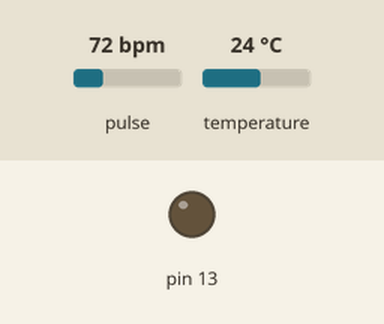
A sketch run on a simulated Arduino Uno, built with avr-gcc and run on an emulated ATmega328P. Shown: output pins drawn as LEDs (lit = HIGH). The test bench sets the inputs (shaded band); at power-on: pulse 72 bpm, temperature 24 °C. What the sketch prints to the serial monitor is not drawn.

Above: at 0.1 s.
At 1.9 s:
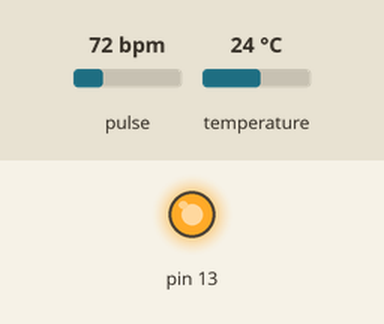
Timing chart, 0 to 3.4 s (numbered marks = the images above):
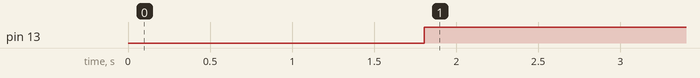

The sketch:

temp_pulse.ino
```cpp
#define USE_ARDUINO_INTERRUPTS true
#include <OneWire.h>
#include <DallasTemperature.h>
#include <PulseSensorPlayground.h>
#include <SoftwareSerial.h>
SoftwareSerial ArduinoUno(3,2);

//variable for temperature sensor
int temp_sensor = 5;       // Pin DS18B20 Sensor is connected to

float temperature = 0;      //Variable to store the temperature in
int lowerLimit = 34;      //define the lower threshold for the temperature
int upperLimit = 38;      //define the upper threshold for the temperature

//  Variables
const int PulseWire = 0;       // PulseSensor PURPLE WIRE connected to ANALOG PIN 0
const int LED13 = 13;          // The on-board Arduino LED, close to PIN 13.
int Threshold = 550;           // Determine which Signal to "count as a beat" and which to ignore.
                               // Use the "Gettting Started Project" to fine-tune Threshold Value beyond default setting.
                               // Otherwise leave the default "550" value.
float maxi = 0;

OneWire oneWirePin(temp_sensor);
PulseSensorPlayground pulseSensor;  // Creates an instance of the PulseSensorPlayground object called "pulseSensor"

DallasTemperature sensors(&oneWirePin);


void setup() {
  // put your setup code here, to run once:
  Serial.begin(9600);
  sensors.begin();
  ArduinoUno.begin(4800);

  // Configure the PulseSensor object, by assigning our variables to it.
  pulseSensor.analogInput(PulseWire);
  pulseSensor.blinkOnPulse(LED13);       //auto-magically blink Arduino's LED with heartbeat.
  pulseSensor.setThreshold(Threshold);

  // Double-check the "pulseSensor" object was created and "began" seeing a signal.
   if (pulseSensor.begin()) {
    Serial.println("We created a pulseSensor Object !");  //This prints one time at Arduino power-up,  or on Arduino reset.
  }

}

void loop() {
  // put your main code here, to run repeatedly:
  Serial.print("Requesting Temperatures from sensors: ");
  sensors.requestTemperatures();
  Serial.println();

  temperature = sensors.getTempCByIndex(0);

  if(maxi < temperature){
    maxi = temperature;
    Serial.print("Temperature is: ");
    Serial.println(temperature);
    ArduinoUno.println(temperature);
  }

  /*if(temperature <= lowerLimit)
  {
    Serial.println();
    Serial.println("Body Temperature is LOW!!!");
  }
  else if(temperature > lowerLimit && temperature < upperLimit)
  {
    Serial.println();
    Serial.println("Body Temperature is NORMAL!!!");
  }
  else if(temperature >= upperLimit)
  {
    Serial.println();
    Serial.println("Body Temperature is HIGH!!!");
  }*/
  delay(1000);

  int myBPM = pulseSensor.getBeatsPerMinute();  // Calls function on our pulseSensor object that returns BPM as an "int".
                                               // "myBPM" hold this BPM value now.

  if (pulseSensor.sawStartOfBeat()) {            // Constantly test to see if "a beat happened".
    Serial.println("♥  A HeartBeat Happened ! "); // If test is "true", print a message "a heartbeat happened".
    Serial.print("BPM: ");                        // Print phrase "BPM: "
    Serial.println(myBPM);                        // Print the value inside of myBPM.
    ArduinoUno.println(myBPM);
  }

  Serial.print("-----------------------------------");
  Serial.println("\n");
  delay(20);                    // considered best practice in a simple sketch.

}
```

Measured:
- by itself, pin 13: LOW → HIGH at 1.8 s
